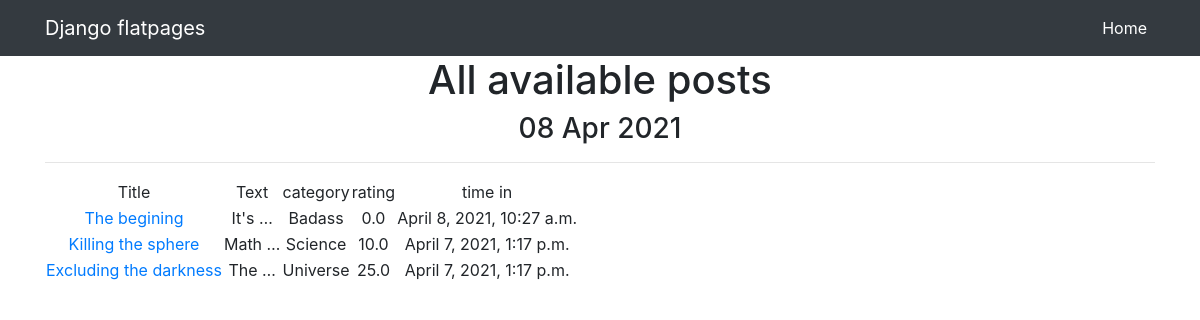
Page /Posts/ on the committed database.
### News/models.py (models this page shows, shortened)
class Posts(models.Model):
    Author = models.CharField(max_length=100,
                              default='Author')
    title = models.CharField(max_length=50,
                             default='Some article',
                             unique=True, )
    text = models.TextField(max_length=255)
    time_in = models.DateTimeField(auto_now_add=True)
    rating = models.FloatField(default=0.0)
    choosing = models.BooleanField(default=False)
    category = models.CharField(max_length=100,
                                unique=True)

### News/views.py (the view)
# urls.py: path('', Post_List.as_view()),
class Post_List(ListView):
    model = Posts
    template_name = 'post_list.html'
    context_object_name = 'Posts'
    queryset = Posts.objects.order_by('-id')
    def get_context_data(self, **kwargs):
        context = super().get_context_data(**kwargs)
        context['time_now']= datetime.utcnow()
        return context

### templates/post_list.html (shortened to what this page needs)
{% extends 'flatpages/default.html' %}
{% load my_filters %}
{% block content %}
    <h1>All available posts</h1>
    <h3>{{time_now|date:'d M Y' }}</h3>
    <hr>
    {% if Posts %}
        <table>
            <tr>
                <td>
                    Title
                </td>
                <td>
                    Text
                </td>
                <td>
                    category
                </td>
                <td>
                    rating
                </td>
                <td>
                    time in
                </td>
            </tr>
     {% for Post in Posts %}
            <tr>
                <td>
                    <a href="{% url 'post_details' Post.id %}">{{ Post.title }}</a>
                </td>
                <td>
                    {{ Post.text|truncatewords:1 }}
                </td>
                <td>
                    {{ Post.category.title }}
                </td>
                <td>
                    {{ Post.rating }}
                </td>
                <td>
                    {{ Post.time_in }}
                </td>
            </tr>
        {% endfor %}
        </table>
    {% else %}
        <h2>No post available currently</h2>
    {% endif %}
{% endblock content %}

### templates/flatpages/default.html (shortened to what this page needs)
{% load static %}
<!DOCTYPE html>
<html lang="en">
<head>
  <link href="{% static 'vendor/bootstrap/css/bootstrap.min.css' %}" rel="stylesheet">
</head>
<body>
  <nav class="navbar navbar-expand-lg navbar-dark bg-dark static-top">
    <div class="container">
      <a class="navbar-brand" href="#">Django flatpages</a>
      <div class="collapse navbar-collapse" id="navbarResponsive">
        <ul class="navbar-nav ml-auto">
          <li class="nav-item active">
            <a class="nav-link" href="#">Home
            </a>
          </li>
        </ul>
      </div>
    </div>
  </nav>
  <div class="container">
    <div class="row">
      <div class="col-lg-12 text-center">
       {% block content %}{% endblock content %}
      </div>
    </div>
  </div>
</body>
</html>

### rows in the picture
Posts: time_in "08 Apr 2021", title "The begining", text "It's …", category "Badass", rating "0.0", time_in "April 8, 2021, 10:27 a.m."
Posts: title "Killing the sphere", text "Math …", category "Science", rating "10.0", time_in "April 7, 2021, 1:17 p.m."
Posts: title "Excluding the darkness", text "The …", category "Universe", rating "25.0", time_in "April 7, 2021, 1:17 p.m."
